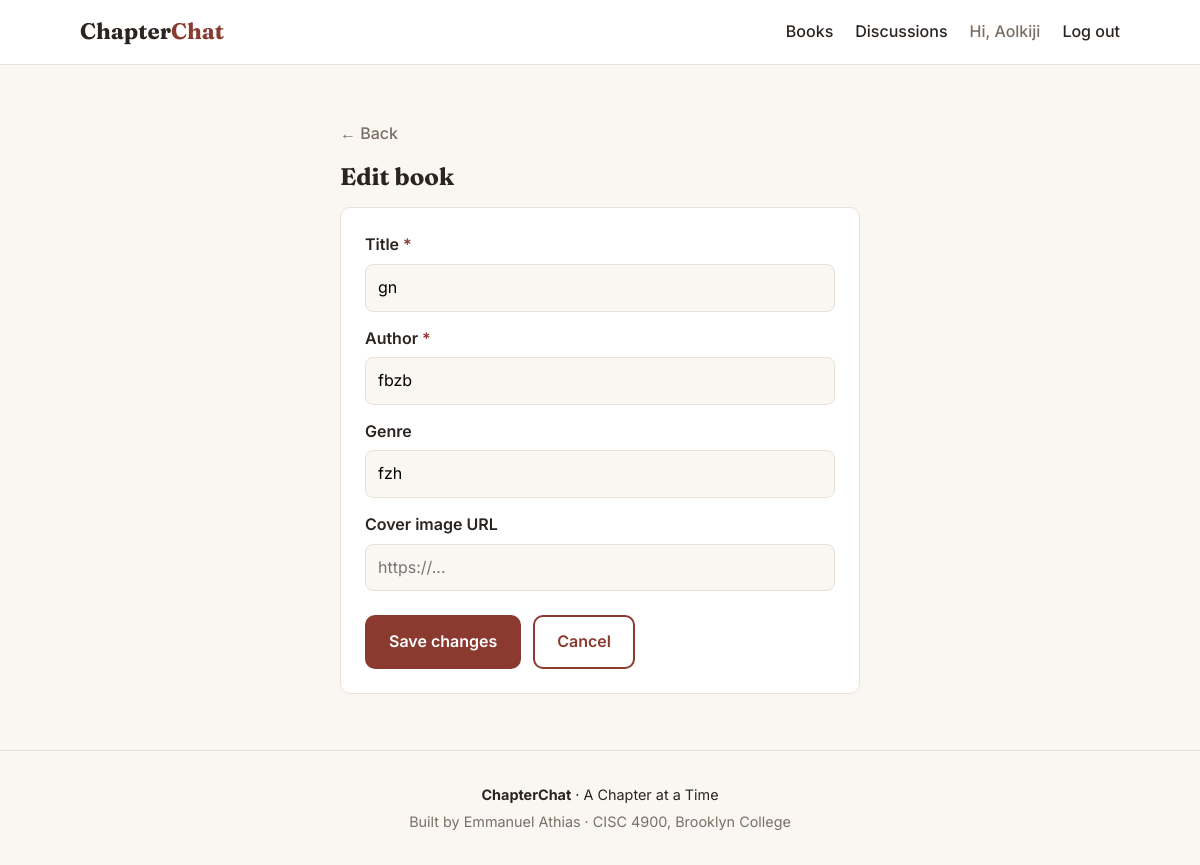
The app's page /books/1/edit (signed in) with its own data.
### backend/models.py (models this page shows, shortened)
class User(db.Model, UserMixin):
    __tablename__ = "users"
    id = db.Column(db.Integer, primary_key=True)
    username = db.Column(db.String(50), unique=True, nullable=False)
    email = db.Column(db.String(120), unique=True, nullable=False)
    password_hash = db.Column(db.String(255), nullable=False)
    created_at = db.Column(db.DateTime, default=datetime.utcnow)
    reviews = db.relationship("Review", back_populates="user", cascade="all, delete-orphan")
    discussions = db.relationship("Discussion", back_populates="user", cascade="all, delete-orphan")

class Book(db.Model):
    __tablename__ = "books"
    id = db.Column(db.Integer, primary_key=True)
    title = db.Column(db.String(200), nullable=False)
    author = db.Column(db.String(150), nullable=False)
    genre = db.Column(db.String(80))
    cover_image = db.Column(db.String(500))  # URL (e.g. from Google Books API)
    created_at = db.Column(db.DateTime, default=datetime.utcnow)
    reviews = db.relationship("Review", back_populates="book", cascade="all, delete-orphan")
    discussions = db.relationship("Discussion", back_populates="book", cascade="all, delete-orphan")

### backend/routes/books_routes.py (the view, shortened to what this page needs)
@books.route("/<int:book_id>/edit", methods=["GET", "POST"])
@login_required
def edit_book(book_id):
    book = db.get_or_404(Book, book_id)
    return render_template("book_form.html", book=book, mode="edit")

### frontend/templates/book_form.html (shortened to what this page needs)
{% extends "base.html" %}
{% set is_edit = mode == "edit" %}
{% block content %}
<section class="section">
    <div class="container narrow">
        <a href="{{ url_for('books.book_detail', book_id=book.id) if is_edit else url_for('main.index') }}" class="back-link">← Back</a>
        <h1>{{ "Edit book" if is_edit else "Add a book" }}</h1>
        <form method="POST"
              action="{{ url_for('books.edit_book', book_id=book.id) if is_edit else url_for('books.add_book') }}"
              class="form-card">
            <label for="title">Title <span class="required">*</span></label>
            <input type="text" id="title" name="title" value="{{ book.title or '' }}" required>
            <label for="author">Author <span class="required">*</span></label>
            <input type="text" id="author" name="author" value="{{ book.author or '' }}" required>
            <label for="genre">Genre</label>
            <input type="text" id="genre" name="genre" value="{{ book.genre or '' }}" placeholder="e.g. Fantasy, Mystery">
            <label for="cover_image">Cover image URL</label>
            <input type="url" id="cover_image" name="cover_image" value="{{ book.cover_image or '' }}" placeholder="https://...">
            <div class="form-actions">
                <button type="submit" class="btn">{{ "Save changes" if is_edit else "Add book" }}</button>
                <a href="{{ url_for('books.book_detail', book_id=book.id) if is_edit else url_for('main.index') }}" class="btn btn-outline">Cancel</a>
            </div>
        </form>
    </div>
</section>
{% endblock %}

### frontend/templates/base.html (shortened to what this page needs)
<!DOCTYPE html>
<html lang="en">
<head>
    <link rel="stylesheet" href="{{ url_for('static', filename='css/style.css') }}">
</head>
<body>
    <nav class="navbar">
        <div class="container nav-inner">
            <a href="{{ url_for('main.index') }}" class="logo">Chapter<span>Chat</span></a>
            <ul class="nav-links">
                <li><a href="{{ url_for('main.index') }}">Books</a></li>
                <li><a href="#">Discussions</a></li>
                {%if current_user.is_authenticated%}
                    <li class="nav-user">Hi, {{ current_user.username }}</li>
                    <li><a href="{{ url_for('auth.logout') }}">Log out</a></li>
                {%else%}
                    <li><a href="{{ url_for('auth.login') }}">Log in</a></li>
                    <li><a href="{{ url_for('auth.register') }}" class="btn btn-small">Sign up</a></li>
                {%endif%}
            </ul>
        </div>
    </nav>
    <main>
        {% block content %}{% endblock %}
    </main>
    <footer class="footer">
        <div class="container">
            <p><strong>ChapterChat</strong> · A Chapter at a Time</p>
            <p class="muted">Built by Emmanuel Athias · CISC 4900, Brooklyn College</p>
        </div>
    </footer>
</body>
</html>

### frontend/static/css/style.css (style rules this page uses)
:root { --bg: #faf7f2; --surface: #ffffff; --text: #2b2420; --muted: #7a6f66; --border: #e8e1d8; --accent: #8b3a2f; --accent-dark: #6e2c23; --accent-soft: #f3e4df; --star: #d49a2a; --radius: 10px; }
* { box-sizing: border-box; }
body { margin: 0; font-family: "Inter", system-ui, sans-serif; color: var(--text); background: var(--bg); line-height: 1.6; }
h1, h2, h3 { font-family: "Fraunces", Georgia, serif; line-height: 1.2; margin: 0 0 8px; }
a { color: inherit; text-decoration: none; }
.container { max-width: 1080px; margin: 0 auto; padding: 0 20px; }
.muted { color: var(--muted); }
.btn { display: inline-block; background: var(--accent); color: #fff; padding: 12px 22px; border-radius: var(--radius); font-weight: 600; border: 2px solid var(--accent); transition: background 0.15s; }
.btn-outline { background: transparent; color: var(--accent); }
.navbar { background: var(--surface); border-bottom: 1px solid var(--border); position: sticky; top: 0; z-index: 10; }
.nav-inner { display: flex; justify-content: space-between; align-items: center; height: 64px; }
.logo { font-family: "Fraunces", Georgia, serif; font-size: 1.4rem; font-weight: 700; }
.logo span { color: var(--accent); }
.nav-links { display: flex; gap: 22px; align-items: center; list-style: none; margin: 0; padding: 0; font-weight: 500; }
.section { padding: 56px 0; }
.footer { border-top: 1px solid var(--border); padding: 28px 0; text-align: center; font-size: 0.9rem; }
.footer p { margin: 4px 0; }
.narrow { max-width: 560px; }
.back-link { display: inline-block; color: var(--muted); margin-bottom: 16px; font-weight: 500; }
.form-card { background: var(--surface); border: 1px solid var(--border); border-radius: var(--radius); padding: 24px; margin-top: 16px; display: flex; flex-direction: column; }
.form-card label { font-weight: 600; margin: 14px 0 6px; }
.form-card label:first-child { margin-top: 0; }
.form-card input { font: inherit; padding: 10px 12px; border: 1px solid var(--border); border-radius: 8px; background: var(--bg); }
.required { color: var(--accent); }
.form-actions { display: flex; gap: 12px; margin-top: 24px; }
button.btn { font: inherit; font-weight: 600; cursor: pointer; }
.nav-user { color: var(--muted); }

### records on screen
User: username "Aolkiji"
Book: title "gn", author "fbzb", genre "fzh"

### other values on screen
{{ "Edit book" if is_edit else "Add a book" }} "Edit book"
{{ "Save changes" if is_edit else "Add book" }} "Save changes"
